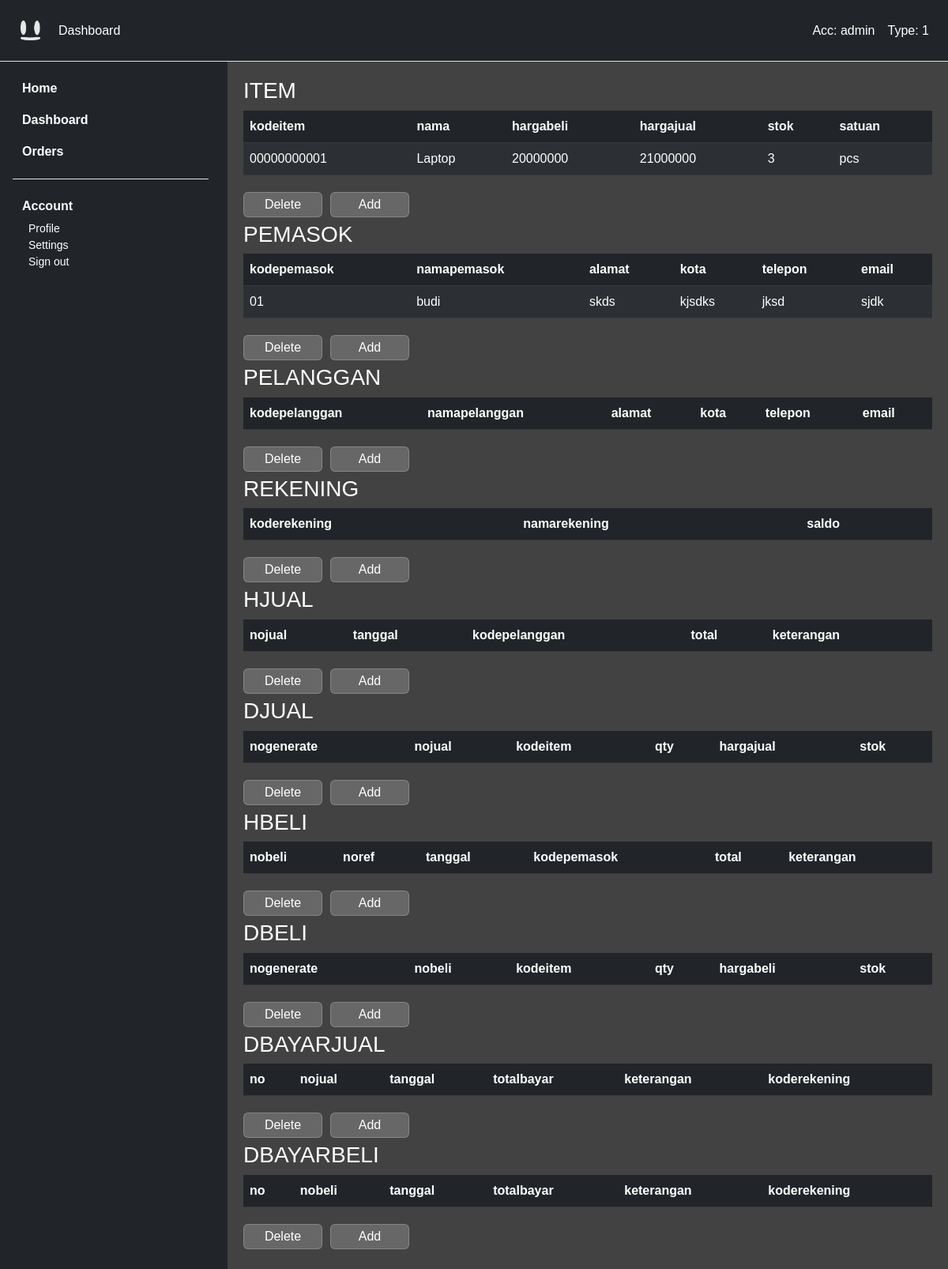
/dashboard/?tview=all (signed in), run on the app's committed database.
### tables this page shows
CREATE TABLE item (
    kodeitem VARCHAR(5) PRIMARY KEY,
    nama VARCHAR(255),
    hargabeli DOUBLE,
    hargajual DOUBLE,
    stok DOUBLE,
    satuan VARCHAR(10)
);

CREATE TABLE pemasok (
    kodepemasok VARCHAR(5) PRIMARY KEY,
    namapemasok VARCHAR(50),
    alamat VARCHAR(255),
    kota VARCHAR(25),
    telepon VARCHAR(15),
    email VARCHAR(255)
);

### php-component/table.php (the view, shortened to what this page needs)
<?php
function connect_db() {
    $db = new SQLite3('../db/database.db');
    return $db;
}
function add_data(&$table_name, &$template, &$template_t) {
    $table_name = array("item", "pemasok", "pelanggan", "rekening", "hjual", "djual", "hbeli", "dbeli", "dbayarjual", "dbayarbeli");
    $template = array(
        array("kodeitem", "nama", "hargabeli", "hargajual", "stok", "satuan"),
        array("kodepemasok", "namapemasok", "alamat", "kota", "telepon", "email"),
        array("kodepelanggan", "namapelanggan", "alamat", "kota", "telepon", "email"),
        array("koderekening", "namarekening", "saldo"),
        array("nojual", "tanggal", "kodepelanggan", "total", "keterangan"),
        array("nogenerate", "nojual", "kodeitem", "qty", "hargajual", "stok"),
        array("nobeli", "noref", "tanggal", "kodepemasok", "total", "keterangan"),
        array("nogenerate", "nobeli", "kodeitem", "qty", "hargabeli", "stok"),
        array("no", "nojual", "tanggal", "totalbayar", "keterangan", "koderekening"),
        array("no", "nobeli", "tanggal", "totalbayar", "keterangan", "koderekening"),
    );
}
function makeTable($dest) {
    $db = connect_db();
    $table_name = array();
    $template = array();
    $template_t = array();
    add_data($table_name, $template, $template_t);
    for ($i=0; $i < count($table_name); $i++) {
        $name_upper = strtoupper($table_name[$i]);
        $name = $table_name[$i];
        echo "<div class='table-responsive'>";
        echo "<h3>$name_upper</h3>";
        echo "<table class='table table-dark table-striped'>";
        echo "<thead>";
        echo "<tr>";
        for ($j=0; $j < count($template[$i]); $j++) {
            echo "<th>" . $template[$i][$j] . "</th>";
        }
        echo "</tr>";
        echo "</thead>";
        echo "<tbody>";
        $results = $db->query("select * from $name;");
        while ($row= $results->fetchArray()) {
            echo "<tr>";
            for ($j=0; $j < count($template[$i]); $j++) {
                echo "<td>" . $row[$template[$i][$j]] . "</td>";
            }
            echo "</tr>";
        }
        echo "</tbody>";
        echo "</table>";
        echo "</div>";
        echo "<form action='$dest' method='post' class='inline-button'>";
        echo "<input class='table-button' type='submit' name='del-$name' value='Delete'>";
        echo "<input class='table-button' type='submit' name='add-$name' value='Add'>";
        echo "</form>";
    }
}
?>

### dashboard/index.php (shortened to what this page needs)
<!doctype html>
<html lang="en">
    <head>
        <link rel="stylesheet" href="/css/style.css" />
        <link
        href="https://cdn.jsdelivr.net/npm/bootstrap@5.2.3/dist/css/bootstrap.min.css"
        rel="stylesheet"
    />
    </head>
    <body class="dark-bg-custom">
        <div id="header">
            <?php
            include '../php-component/header.php';
            ?>
        </div>
        <div id="sidebar">
            <?php
            include '../php-component/sidebar.php';
            ?>
        </div>
        <div class="content">
            <div id="content-real">
                <?php
                include '../php-component/table.php';
                if (isset($_GET["tview"])) {
                    if ($_GET["tview"] == "all") {
                        $dest = "/dashboard/?tview=all";
                        if ($_SESSION["user type"] == 1) {
                            echo "<div class='table-start' id='table-pos'>";
                            makeTable($dest);
                            echo "</div>";
                        } else {echo "<h1>Illegal access.</h1>";}
                    } else {
                        if (isset($_SESSION["displayed"])) {
                            unset($_SESSION["displayed"]);
                        }
                    }
                } else {
                    if (isset($_SESSION["displayed"])) {
                        unset($_SESSION["displayed"]);
                    }
                }
                ?>
            </div>
        </div>
    </body>
</html>

### php-component/header.php
<header class="p-3 text bg-dark border-bottom">
    <div
        class="d-flex flex-wrap align-items-center justify-content-center justify-content-lg-start"
    >
        <a
            href="/index.php"
            class="d-flex align-items-center mb-2 mb-lg-0 text-white text-decoration-none"
        >
            <img src="/assets/logo.png" class="logo">
        </a>
        <ul
            class="nav col-12 col-lg-auto me-lg-auto mb-2 justify-content-center mb-md-0"
        >
            <li class="px-2 text-white nav-link">Dashboard</li>
        </ul>
        <div class="text-end">
            <ul
                class="nav col-12 col-lg-auto me-lg-auto mb-2 mb-md-0"
            >
                <?php
                $type = $_SESSION["user type"];
                $name = $_SESSION["user name"];
                echo "<li class='px-2 text-white'>Acc: " . $name . "</li>";
                echo "<li class='px-2 text-white'>Type: " . $type . "</li>";
                ?>
            </ul>
        </div>
    </div>
</header>

### php-component/sidebar.php (shortened to what this page needs)
<div class="left-bar secondary-color dark-bg-custom">
    <div class="flex-shrink-0 p-3 dark-bg-custom" style="width: 280px">
        <ul class="list-unstyled ps-0">
            <li class="mb-1 text-white">
                <button
                    class="btn btn-toggle d-inline-flex align-items-center rounded border-0 collapsed text-white fw-bold"
                    data-bs-toggle="collapse"
                    data-bs-target="#home-collapse"
                    aria-expanded="false"
                >
                    Home
                </button>
            </li>
            <li class="mb-1">
                <button
                    class="btn btn-toggle d-inline-flex align-items-center rounded border-0 collapsed text-white fw-bold"
                    data-bs-toggle="collapse"
                    data-bs-target="#dashboard-collapse"
                    aria-expanded="false"
                >
                    Dashboard
                </button>
            </li>
            <li class="mb-1">
                <button
                    class="btn btn-toggle d-inline-flex align-items-center rounded border-0 collapsed text-white fw-bold"
                    data-bs-toggle="collapse"
                    data-bs-target="#orders-collapse"
                    aria-expanded="false"
                >
                    Orders
                </button>
            </li>
            <li class="border-top my-3"></li>
            <li class="mb-1">
                <button
                    class="btn btn-toggle d-inline-flex align-items-center rounded border-0 text-white fw-bold"
                    data-bs-toggle="collapse"
                    data-bs-target="#account-collapse"
                    aria-expanded="true"
                >
                    Account
                </button>
                <div class="collapse show" id="account-collapse" style="">
                    <ul class="btn-toggle-nav list-unstyled fw-normal pb-1 small">
                        <li>
                            <a
                                href="#"
                                class="text-white d-inline-flex text-decoration-none rounded"
                            >Profile</a
                            >
                        </li>
                        <li>
                            <a
                                href="#"
                                class="text-white d-inline-flex text-decoration-none rounded"
                            >Settings</a
                            >
                        </li>
                        <li>
                            <a
                                href="/php-component/logout.php"
                                class="text-white d-inline-flex text-decoration-none rounded"
                            >Sign out</a
                            >
                        </li>
                    </ul>
                </div>
            </li>
        </ul>
    </div>
</div>

### css/style.css (style rules this page uses)
* { margin: 0px; padding: 0px; font-family: Arial, Helvetica, sans-serif; }
.dark-bg-custom { background: rgb(33, 37, 41); }
.left-bar { left: 0; position: absolute; min-width: 18rem; height: 100vh; background: rgb(33, 37, 41); color: white; }
.content { margin-left: 18rem; padding: 20px; background: #424242; color: white; min-height: 100vh; }
.logo { width: 25px !important; height: 25px !important; margin: 10px; margin-right: 15px; }
#home-collapse, #dashboard-collapse, #orders-collapse, #account-collapse { margin-left: 20px; }
body { background: #424242; color: white; }
.table-button { min-width: 100px; background: rgba(255, 255, 255, 0.2); padding: 3px; margin: 5px; margin-right: 10px; margin-left: 0px; border-radius: 6px; border: none; color: white; border: 1px solid rgba(255, 255, 255, 0.2); transition: background, border ease-in-out 0.3s; }

### data on the page
item: kodeitem "00000000001", nama "Laptop", hargabeli "20000000", hargajual "21000000", stok "3", satuan "pcs"
pemasok: kodepemasok "01", namapemasok "budi", alamat "skds", kota "kjsdks", telepon "jksd", email "sjdk"

### other printed values
$name "admin"
$type "1"
$name_upper "ITEM"
$template[$i][$j] "kodeitem"
$template[$i][$j] "nama"
$template[$i][$j] "hargabeli"
$template[$i][$j] "hargajual"
$template[$i][$j] "stok"
$template[$i][$j] "satuan"
$name_upper "PEMASOK"
$template[$i][$j] "kodepemasok"
$template[$i][$j] "namapemasok"
$template[$i][$j] "alamat"
$template[$i][$j] "kota"
$template[$i][$j] "telepon"
